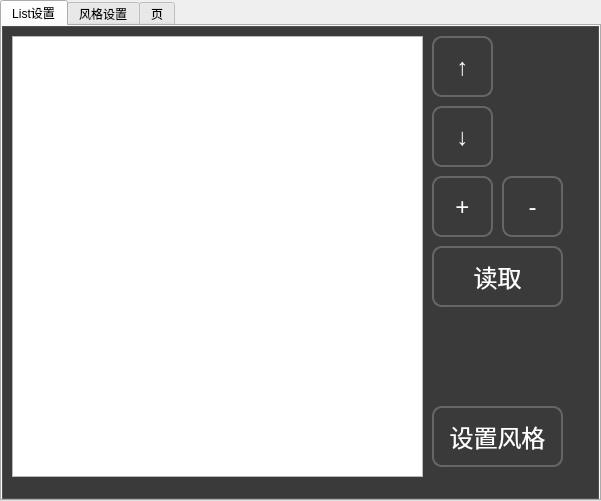
  <widget class="QTabWidget" name="otherSet">
   <property name="geometry">
    <rect>
     <x>350</x>
     <y>30</y>
     <width>601</width>
     <height>501</height>
    </rect>
   </property>
   <property name="styleSheet">
    <string notr="true">QTabWidget#otherSet, QTabWidget#otherSet QTabBar::tab {
    background-color: #3a3a3a; /* 更浅的灰色背景 */
    color: #eeeeee; /* 更亮的灰色字体，提高可读性 */
    font-size: 14px; /* 字体大小适中，适当减小以适应空间 */
    border: 1px solid #505050; /* 与背景协调的边框颜色 */
}

QTabWidget#otherSet QTabBar::tab {
    padding: 5px 5px; /* 调整内边距，足够空间显示文字 */
    min-height: 20px; /* 设置最小高度，确保高度足够 */
    min-width: 100px; /* 设置最小宽度，确保宽度足够 */
}

QTabWidget#otherSet QTabBar::tab:selected, QTabWidget#otherSet QTabBar::tab:hover {
    background-color: #4b4b4b; /* 选中或悬停时背景颜色稍亮 */
    color: #ffffff; /* 选中或悬停时字体颜色更亮 */
}

QTabWidget#otherSet QTabBar::tab:!selected {
    background-color: #2e2e2e; /* 未选中标签的背景颜色更暗 */
    margin-top: 2px; /* 未选中的标签稍微向下，产生一种未被选中的视觉效果 */
}

QTabWidget#otherSet QTabBar::tab:first {
    border-top-left-radius: 4px; /* 第一个标签左上角圆角 */
    border-bottom-left-radius: 4px; /* 第一个标签左下角圆角 */
}

QTabWidget#otherSet QTabBar::tab:last {
    border-top-right-radius: 4px; /* 最后一个标签右上角圆角 */
    border-bottom-right-radius: 4px; /* 最后一个标签右下角圆角 */
}</string>
   </property>
   <property name="currentIndex">
    <number>0</number>
   </property>
   <widget class="QWidget" name="ListSet">
    <property name="styleSheet">
     <string notr="true">QWidget#ListSet {
    background-color: #3a3a3a; /* 更浅的灰色背景 */
    color: #eeeeee; /* 更亮的灰色字体，提高可读性 */
    font-size: 14px; /* 字体大小适中 */
    border: 1px solid #505050; /* 与背景协调的边框颜色 */

}</string>
    </property>
    <attribute name="title">
     <string>List设置</string>
    </attribute>
    <widget class="QTableWidget" name="tableWidget">
     <property name="geometry">
      <rect>
       <x>10</x>
       <y>10</y>
       <width>411</width>
       <height>441</height>
      </rect>
     </property>
    </widget>
    <widget class="QPushButton" name="pushButton">
     <property name="geometry">
      <rect>
       <x>430</x>
       <y>150</y>
       <width>61</width>
       <height>61</height>
      </rect>
     </property>
     <property name="styleSheet">
      <string notr="true">QPushButton {
    background: qlineargradient(x1:0, y1:0, x2:0, y2:1,
    stop:0 #4d4d4d, stop:1 #5e5e5e); /* 更明显的灰色渐变背景 */
    border: 2px solid #666666; /* 更深的灰色边框 */
    border-radius: 10px; /* 圆角 */
    padding: 6px 10px; /* 内边距 */
    color: #ffffff; /* 白色文字，增加对比 */
    font-size: 24px; /* 字体大小 */
    text-align: center; /* 文本居中 */
    box-shadow: 0 4px 8px rgba(0,0,0,0.25); /* 增强的外部阴影，更强立体感 */
}

QPushButton:pressed {
    background: qlineargradient(x1:0, y1:0, x2:0, y2:1,
    stop:0 #297229, stop:1 #3cb043); /* 绿色渐变背景 */
    border: 2px solid #256f25; /* 更深绿色边框 */
    color: #ffffff; /* 白色文字 */
    box-shadow: 0 2px 5px rgba(0,0,0,0.3) inset; /* 内凹阴影，强调按下的立体效果 */
    border-radius: 10px; /* 圆角 */
    font-size: 24px; /* 字体大小 */
}

QPushButton:disabled {
    background: qlineargradient(x1:0, y1:0, x2:0, y2:1,
    stop:0 #636363, stop:1 #747474); /* 更浅的灰色渐变背景 */
    border: 2px solid #7d7d7d; /* 浅灰色边框 */
    color: #aaaaaa; /* 更浅的灰色文本，增强对比度 */
    box-shadow: none; /* 去除阴影，表示不可操作 */
    border-radius: 10px; /* 圆角 */
    font-size: 24px; /* 字体大小 */
}

QPushButton:disabled:pressed {
    background: qlineargradient(x1:0, y1:0, x2:0, y2:1,
    stop:0 #297229, stop:1 #3cb043); /* 绿色背景的渐变与按下时一致 */
    border: 2px solid #555555; /* 较暗的灰色边框，表示不可操作 */
    color: #ffffff; /* 白色文本 */
    box-shadow: none; /* 去除阴影，强调不可操作状态 */
    border-radius: 10px; /* 圆角 */
    font-size: 24px; /* 字体大小 */
}</string>
     </property>
     <property name="text">
      <string>+</string>
     </property>
    </widget>
    <widget class="QPushButton" name="pushButton_2">
     <property name="geometry">
      <rect>
       <x>500</x>
       <y>150</y>
       <width>61</width>
       <height>61</height>
      </rect>
     </property>
     <property name="styleSheet">
      <string notr="true">QPushButton {
    background: qlineargradient(x1:0, y1:0, x2:0, y2:1,
    stop:0 #4d4d4d, stop:1 #5e5e5e); /* 更明显的灰色渐变背景 */
    border: 2px solid #666666; /* 更深的灰色边框 */
    border-radius: 10px; /* 圆角 */
    padding: 6px 10px; /* 内边距 */
    color: #ffffff; /* 白色文字，增加对比 */
    font-size: 24px; /* 字体大小 */
    text-align: center; /* 文本居中 */
    box-shadow: 0 4px 8px rgba(0,0,0,0.25); /* 增强的外部阴影，更强立体感 */
}

QPushButton:pressed {
    background: qlineargradient(x1:0, y1:0, x2:0, y2:1,
    stop:0 #297229, stop:1 #3cb043); /* 绿色渐变背景 */
    border: 2px solid #256f25; /* 更深绿色边框 */
    color: #ffffff; /* 白色文字 */
    box-shadow: 0 2px 5px rgba(0,0,0,0.3) inset; /* 内凹阴影，强调按下的立体效果 */
    border-radius: 10px; /* 圆角 */
    font-size: 24px; /* 字体大小 */
}

QPushButton:disabled {
    background: qlineargradient(x1:0, y1:0, x2:0, y2:1,
    stop:0 #636363, stop:1 #747474); /* 更浅的灰色渐变背景 */
    border: 2px solid #7d7d7d; /* 浅灰色边框 */
    color: #aaaaaa; /* 更浅的灰色文本，增强对比度 */
    box-shadow: none; /* 去除阴影，表示不可操作 */
    border-radius: 10px; /* 圆角 */
    font-size: 24px; /* 字体大小 */
}

QPushButton:disabled:pressed {
    background: qlineargradient(x1:0, y1:0, x2:0, y2:1,
    stop:0 #297229, stop:1 #3cb043); /* 绿色背景的渐变与按下时一致 */
    border: 2px solid #555555; /* 较暗的灰色边框，表示不可操作 */
    color: #ffffff; /* 白色文本 */
    box-shadow: none; /* 去除阴影，强调不可操作状态 */
    border-radius: 10px; /* 圆角 */
    font-size: 24px; /* 字体大小 */
}</string>
     </property>
     <property name="text">
      <string>-</string>
     </property>
    </widget>
    <widget class="QPushButton" name="pushButton_3">
     <property name="geometry">
      <rect>
       <x>430</x>
       <y>10</y>
       <width>61</width>
       <height>61</height>
      </rect>
     </property>
     <property name="styleSheet">
      <string notr="true">QPushButton {
    background: qlineargradient(x1:0, y1:0, x2:0, y2:1,
    stop:0 #4d4d4d, stop:1 #5e5e5e); /* 更明显的灰色渐变背景 */
    border: 2px solid #666666; /* 更深的灰色边框 */
    border-radius: 10px; /* 圆角 */
    padding: 6px 10px; /* 内边距 */
    color: #ffffff; /* 白色文字，增加对比 */
    font-size: 24px; /* 字体大小 */
    text-align: center; /* 文本居中 */
    box-shadow: 0 4px 8px rgba(0,0,0,0.25); /* 增强的外部阴影，更强立体感 */
}

QPushButton:pressed {
    background: qlineargradient(x1:0, y1:0, x2:0, y2:1,
    stop:0 #297229, stop:1 #3cb043); /* 绿色渐变背景 */
    border: 2px solid #256f25; /* 更深绿色边框 */
    color: #ffffff; /* 白色文字 */
    box-shadow: 0 2px 5px rgba(0,0,0,0.3) inset; /* 内凹阴影，强调按下的立体效果 */
    border-radius: 10px; /* 圆角 */
    font-size: 24px; /* 字体大小 */
}

QPushButton:disabled {
    background: qlineargradient(x1:0, y1:0, x2:0, y2:1,
    stop:0 #636363, stop:1 #747474); /* 更浅的灰色渐变背景 */
    border: 2px solid #7d7d7d; /* 浅灰色边框 */
    color: #aaaaaa; /* 更浅的灰色文本，增强对比度 */
    box-shadow: none; /* 去除阴影，表示不可操作 */
    border-radius: 10px; /* 圆角 */
    font-size: 24px; /* 字体大小 */
}

QPushButton:disabled:pressed {
    background: qlineargradient(x1:0, y1:0, x2:0, y2:1,
    stop:0 #297229, stop:1 #3cb043); /* 绿色背景的渐变与按下时一致 */
    border: 2px solid #555555; /* 较暗的灰色边框，表示不可操作 */
    color: #ffffff; /* 白色文本 */
    box-shadow: none; /* 去除阴影，强调不可操作状态 */
    border-radius: 10px; /* 圆角 */
    font-size: 24px; /* 字体大小 */
}</string>
     </property>
     <property name="text">
      <string>↑</string>
     </property>
    </widget>
    <widget class="QPushButton" name="pushButton_4">
     <property name="geometry">
      <rect>
       <x>430</x>
       <y>80</y>
       <width>61</width>
       <height>61</height>
      </rect>
     </property>
     <property name="styleSheet">
      <string notr="true">QPushButton {
    background: qlineargradient(x1:0, y1:0, x2:0, y2:1,
    stop:0 #4d4d4d, stop:1 #5e5e5e); /* 更明显的灰色渐变背景 */
    border: 2px solid #666666; /* 更深的灰色边框 */
    border-radius: 10px; /* 圆角 */
    padding: 6px 10px; /* 内边距 */
    color: #ffffff; /* 白色文字，增加对比 */
    font-size: 24px; /* 字体大小 */
    text-align: center; /* 文本居中 */
    box-shadow: 0 4px 8px rgba(0,0,0,0.25); /* 增强的外部阴影，更强立体感 */
}

QPushButton:pressed {
    background: qlineargradient(x1:0, y1:0, x2:0, y2:1,
    stop:0 #297229, stop:1 #3cb043); /* 绿色渐变背景 */
    border: 2px solid #256f25; /* 更深绿色边框 */
    color: #ffffff; /* 白色文字 */
    box-shadow: 0 2px 5px rgba(0,0,0,0.3) inset; /* 内凹阴影，强调按下的立体效果 */
    border-radius: 10px; /* 圆角 */
    font-size: 24px; /* 字体大小 */
}

QPushButton:disabled {
    background: qlineargradient(x1:0, y1:0, x2:0, y2:1,
    stop:0 #636363, stop:1 #747474); /* 更浅的灰色渐变背景 */
    border: 2px solid #7d7d7d; /* 浅灰色边框 */
    color: #aaaaaa; /* 更浅的灰色文本，增强对比度 */
    box-shadow: none; /* 去除阴影，表示不可操作 */
    border-radius: 10px; /* 圆角 */
    font-size: 24px; /* 字体大小 */
}

QPushButton:disabled:pressed {
    background: qlineargradient(x1:0, y1:0, x2:0, y2:1,
    stop:0 #297229, stop:1 #3cb043); /* 绿色背景的渐变与按下时一致 */
    border: 2px solid #555555; /* 较暗的灰色边框，表示不可操作 */
    color: #ffffff; /* 白色文本 */
    box-shadow: none; /* 去除阴影，强调不可操作状态 */
    border-radius: 10px; /* 圆角 */
    font-size: 24px; /* 字体大小 */
}</string>
     </property>
     <property name="text">
      <string>↓</string>
     </property>
    </widget>
    <widget class="QPushButton" name="enter">
     <property name="geometry">
      <rect>
       <x>430</x>
       <y>220</y>
       <width>131</width>
       <height>61</height>
      </rect>
     </property>
     <property name="font">
      <font>
       <pointsize>-1</pointsize>
      </font>
     </property>
     <property name="styleSheet">
      <string notr="true">QPushButton {
    background: qlineargradient(x1:0, y1:0, x2:0, y2:1,
    stop:0 #4d4d4d, stop:1 #5e5e5e); /* 更明显的灰色渐变背景 */
    border: 2px solid #666666; /* 更深的灰色边框 */
    border-radius: 10px; /* 圆角 */
    padding: 6px 10px; /* 内边距 */
    color: #ffffff; /* 白色文字，增加对比 */
    font-size: 24px; /* 字体大小 */
    text-align: center; /* 文本居中 */
    box-shadow: 0 4px 8px rgba(0,0,0,0.25); /* 增强的外部阴影，更强立体感 */
}

QPushButton:pressed {
    background: qlineargradient(x1:0, y1:0, x2:0, y2:1,
    stop:0 #297229, stop:1 #3cb043); /* 绿色渐变背景 */
    border: 2px solid #256f25; /* 更深绿色边框 */
    color: #ffffff; /* 白色文字 */
    box-shadow: 0 2px 5px rgba(0,0,0,0.3) inset; /* 内凹阴影，强调按下的立体效果 */
    border-radius: 10px; /* 圆角 */
    font-size: 24px; /* 字体大小 */
}

QPushButton:disabled {
    background: qlineargradient(x1:0, y1:0, x2:0, y2:1,
    stop:0 #636363, stop:1 #747474); /* 更浅的灰色渐变背景 */
    border: 2px solid #7d7d7d; /* 浅灰色边框 */
    color: #aaaaaa; /* 更浅的灰色文本，增强对比度 */
    box-shadow: none; /* 去除阴影，表示不可操作 */
    border-radius: 10px; /* 圆角 */
    font-size: 24px; /* 字体大小 */
}

QPushButton:disabled:pressed {
    background: qlineargradient(x1:0, y1:0, x2:0, y2:1,
    stop:0 #297229, stop:1 #3cb043); /* 绿色背景的渐变与按下时一致 */
    border: 2px solid #555555; /* 较暗的灰色边框，表示不可操作 */
    color: #ffffff; /* 白色文本 */
    box-shadow: none; /* 去除阴影，强调不可操作状态 */
    border-radius: 10px; /* 圆角 */
    font-size: 24px; /* 字体大小 */
}</string>
     </property>
     <property name="text">
      <string>读取</string>
     </property>
    </widget>
    <widget class="QPushButton" name="enter_2">
     <property name="geometry">
      <rect>
       <x>430</x>
       <y>380</y>
       <width>131</width>
       <height>61</height>
      </rect>
     </property>
     <property name="font">
      <font>
       <pointsize>-1</pointsize>
      </font>
     </property>
     <property name="styleSheet">
      <string notr="true">QPushButton {
    background: qlineargradient(x1:0, y1:0, x2:0, y2:1,
    stop:0 #4d4d4d, stop:1 #5e5e5e); /* 更明显的灰色渐变背景 */
    border: 2px solid #666666; /* 更深的灰色边框 */
    border-radius: 10px; /* 圆角 */
    padding: 6px 10px; /* 内边距 */
    color: #ffffff; /* 白色文字，增加对比 */
    font-size: 24px; /* 字体大小 */
    text-align: center; /* 文本居中 */
    box-shadow: 0 4px 8px rgba(0,0,0,0.25); /* 增强的外部阴影，更强立体感 */
}

QPushButton:pressed {
    background: qlineargradient(x1:0, y1:0, x2:0, y2:1,
    stop:0 #297229, stop:1 #3cb043); /* 绿色渐变背景 */
    border: 2px solid #256f25; /* 更深绿色边框 */
    color: #ffffff; /* 白色文字 */
    box-shadow: 0 2px 5px rgba(0,0,0,0.3) inset; /* 内凹阴影，强调按下的立体效果 */
    border-radius: 10px; /* 圆角 */
    font-size: 24px; /* 字体大小 */
}

QPushButton:disabled {
    background: qlineargradient(x1:0, y1:0, x2:0, y2:1,
    stop:0 #636363, stop:1 #747474); /* 更浅的灰色渐变背景 */
    border: 2px solid #7d7d7d; /* 浅灰色边框 */
    color: #aaaaaa; /* 更浅的灰色文本，增强对比度 */
    box-shadow: none; /* 去除阴影，表示不可操作 */
    border-radius: 10px; /* 圆角 */
    font-size: 24px; /* 字体大小 */
}

QPushButton:disabled:pressed {
    background: qlineargradient(x1:0, y1:0, x2:0, y2:1,
    stop:0 #297229, stop:1 #3cb043); /* 绿色背景的渐变与按下时一致 */
    border: 2px solid #555555; /* 较暗的灰色边框，表示不可操作 */
    color: #ffffff; /* 白色文本 */
    box-shadow: none; /* 去除阴影，强调不可操作状态 */
    border-radius: 10px; /* 圆角 */
    font-size: 24px; /* 字体大小 */
}</string>
     </property>
     <property name="text">
      <string>设置风格</string>
     </property>
    </widget>
   </widget>
   <widget class="QWidget" name="styleSet">
    <property name="styleSheet">
     <string notr="true">QWidget#styleSet {
    background-color: #3a3a3a; /* 更浅的灰色背景 */
    color: #eeeeee; /* 更亮的灰色字体，提高可读性 */
    font-size: 14px; /* 字体大小适中 */
    border: 1px solid #505050; /* 与背景协调的边框颜色 */

}</string>
    </property>
    <attribute name="title">
     <string>风格设置</string>
    </attribute>
   </widget>
   <widget class="QWidget" name="tab">
    <attribute name="title">
     <string>页</string>
    </attribute>
   </widget>
  </widget>
